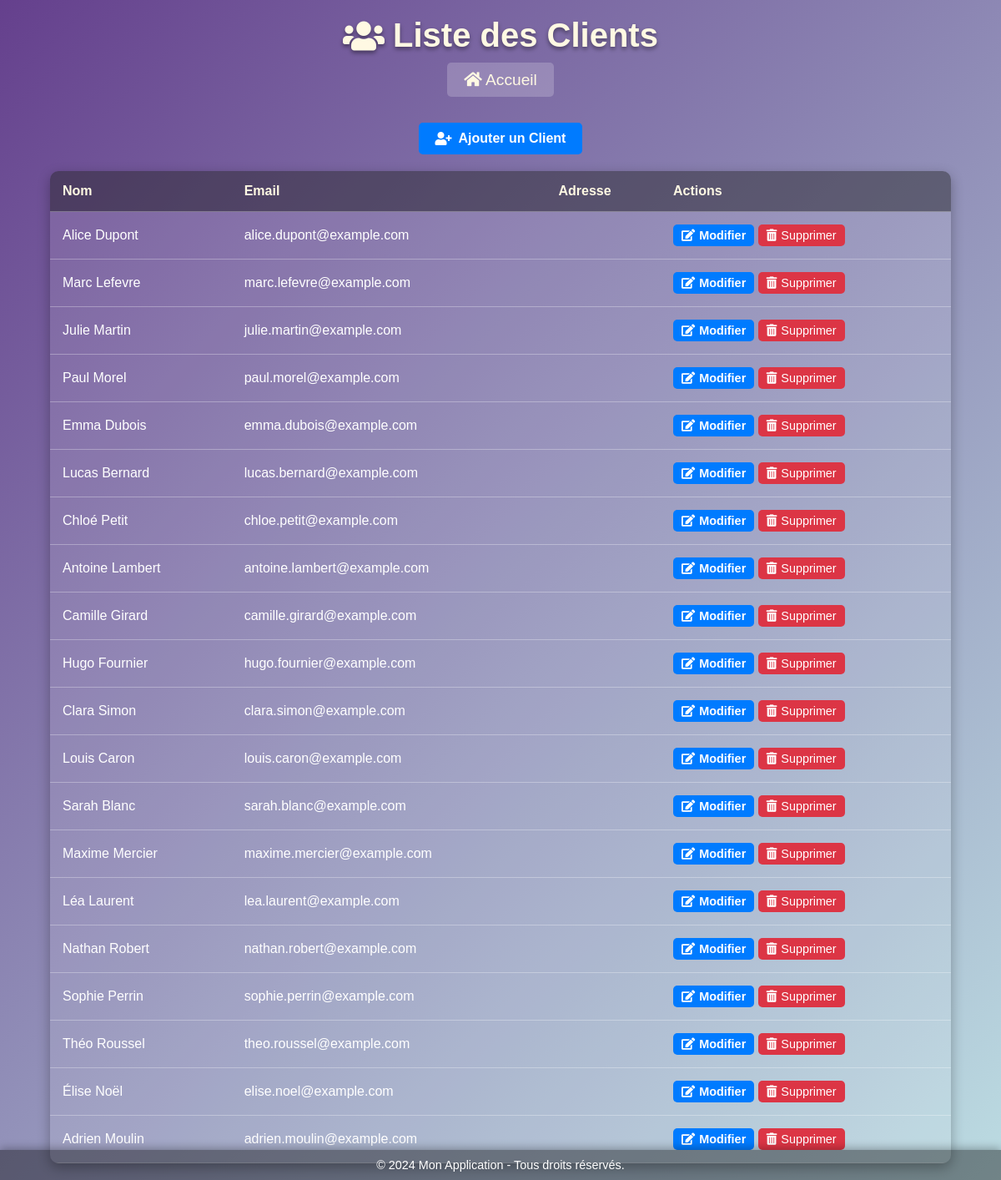
/list_clients, run on the app's committed database.
### tables this page shows
CREATE TABLE clients (
                    id INTEGER PRIMARY KEY AUTOINCREMENT,
                    nom TEXT NOT NULL,
                    email TEXT NOT NULL,
                    adresse TEXT NOT NULL
                );

### app.py (the view)
@app.route('/list_clients')
def list_clients():
    client_instance = Client()  # Créer une instance de Client
    clients = client_instance.get_clients()  # Appeler la méthode d'instance
    return render_template('list_clients.html', clients=clients)

### gestion_produit.py (called while the page is built)
    def get_clients(self):
        with sqlite3.connect("app_database.db") as connection:
            cursor = connection.cursor()
            cursor.execute("SELECT id, nom, email FROM clients")
            return cursor.fetchall()

### templates/list_clients.html (shortened to what this page needs)
<!DOCTYPE html>
<html lang="fr">
<head>
    <link rel="stylesheet" type="text/css" href="{{ url_for('static', filename='style_clients.css') }}">
    <link href="https://cdnjs.cloudflare.com/ajax/libs/font-awesome/5.15.3/css/all.min.css" rel="stylesheet">
</head>
<body>
    <header>
        <h1><i class="fas fa-users"></i> Liste des Clients</h1>
    </header>
     <div class="home-link">
        <a href="{{ url_for('dashboard') }}"><i class="fas fa-home"></i> Accueil</a>
    </div>
    <main>
        <div class="action-link">
            <a href="{{ url_for('add_client') }}" class="btn-primary">
                <i class="fas fa-user-plus"></i> Ajouter un Client
            </a>
        </div>
        <table>
            <thead>
                <tr>
                    <th>Nom</th>
                    <th>Email</th>
                    <th>Adresse</th>
                    <th>Actions</th>
                </tr>
            </thead>
            <tbody>
                {% for client in clients %}
                    <tr>
                        <td>{{ client[1] }}</td>
                        <td>{{ client[2] }}</td>
                        <td>{{ client[3] }}</td>
                        <td class="action-buttons">
                            <form action="{{ url_for('edit_client', client_id=client[0]) }}" method="GET" style="display:inline;">
                                <button type="submit" class="btn-action btn-primary">
                                    <i class="fas fa-edit"></i> Modifier
                                </button>
                            </form>
                            <form action="{{ url_for('delete_client', client_id=client[0]) }}" method="POST" style="display:inline;">
                                <button type="submit" class="btn-action btn-danger" onclick="return confirm('Êtes-vous sûr de vouloir supprimer ce client ?');">
                                    <i class="fas fa-trash-alt"></i> Supprimer
                                </button>
                            </form>
                        </td>
                    </tr>
                {% endfor %}
            </tbody>
        </table>
    </main>
    <footer>
        &copy; 2024 Mon Application - Tous droits réservés.
    </footer>
</body>
</html>

### Static/style_clients.css (style rules this page uses)
body { font-family: 'Arial', sans-serif; margin: 0; padding: 0; background: linear-gradient(135deg, #65408d, #bcdce2); color: #ffffff; display: flex; flex-direction: column; min-height: 100vh; }
header h1 { text-align: center; font-size: 2.5rem; margin: 20px 0; color: #fff9e3; text-shadow: 0 3px 5px rgba(0, 0, 0, 0.4); display: flex; justify-content: center; align-items: center; gap: 10px; }
.home-link { text-align: center; margin-bottom: 20px; }
.home-link a { color: #fff9e3; font-size: 1.2rem; text-decoration: none; padding: 10px 20px; border-radius: 5px; background: rgba(255, 255, 255, 0.2); transition: all 0.3s ease; }
.action-link { text-align: center; margin: 20px 0; }
.btn-primary { background: #007bff; color: #ffffff; padding: 10px 20px; text-decoration: none; border-radius: 5px; font-size: 1rem; font-weight: bold; display: inline-flex; align-items: center; gap: 8px; transition: background 0.3s ease; }
.btn-action { padding: 5px 10px; border-radius: 5px; text-decoration: none; color: #ffffff; display: inline-flex; align-items: center; gap: 5px; transition: transform 0.3s ease; font-size: 0.9rem; border: none; cursor: pointer; }
.btn-primary { background: #007bff; }
.btn-danger { background: #dc3545; }
table { width: 90%; margin: 20px auto; border-collapse: collapse; background: rgba(255, 255, 255, 0.1); color: #fff; box-shadow: 0 5px 15px rgba(0, 0, 0, 0.3); border-radius: 10px; overflow: hidden; }
table th, table td { padding: 15px; text-align: left; border-bottom: 1px solid rgba(255, 255, 255, 0.3); }
table th { background: rgba(0, 0, 0, 0.4); font-weight: bold; color: #fff9e3; }
footer { position: fixed; bottom: 0; width: 100%; text-align: center; padding: 10px 0; background: rgba(0, 0, 0, 0.4); color: #ffffff; font-size: 0.9rem; box-shadow: 0 -2px 10px rgba(0, 0, 0, 0.3); }

### data on the page
clients: nom "Alice Dupont", email "alice.dupont@example.com"
clients: nom "Marc Lefevre", email "marc.lefevre@example.com"
clients: nom "Julie Martin", email "julie.martin@example.com"
clients: nom "Paul Morel", email "paul.morel@example.com"
clients: nom "Emma Dubois", email "emma.dubois@example.com"
clients: nom "Lucas Bernard", email "lucas.bernard@example.com"
clients: nom "Chloé Petit", email "chloe.petit@example.com"
clients: nom "Antoine Lambert", email "antoine.lambert@example.com"
clients: nom "Camille Girard", email "camille.girard@example.com"
clients: nom "Hugo Fournier", email "hugo.fournier@example.com"
clients: nom "Clara Simon", email "clara.simon@example.com"
clients: nom "Louis Caron", email "louis.caron@example.com"
clients: nom "Sarah Blanc", email "sarah.blanc@example.com"
clients: nom "Maxime Mercier", email "maxime.mercier@example.com"
clients: nom "Léa Laurent", email "lea.laurent@example.com"
clients: nom "Nathan Robert", email "nathan.robert@example.com"
clients: nom "Sophie Perrin", email "sophie.perrin@example.com"
clients: nom "Théo Roussel", email "theo.roussel@example.com"
clients: nom "Élise Noël", email "elise.noel@example.com"
clients: nom "Adrien Moulin", email "adrien.moulin@example.com"
